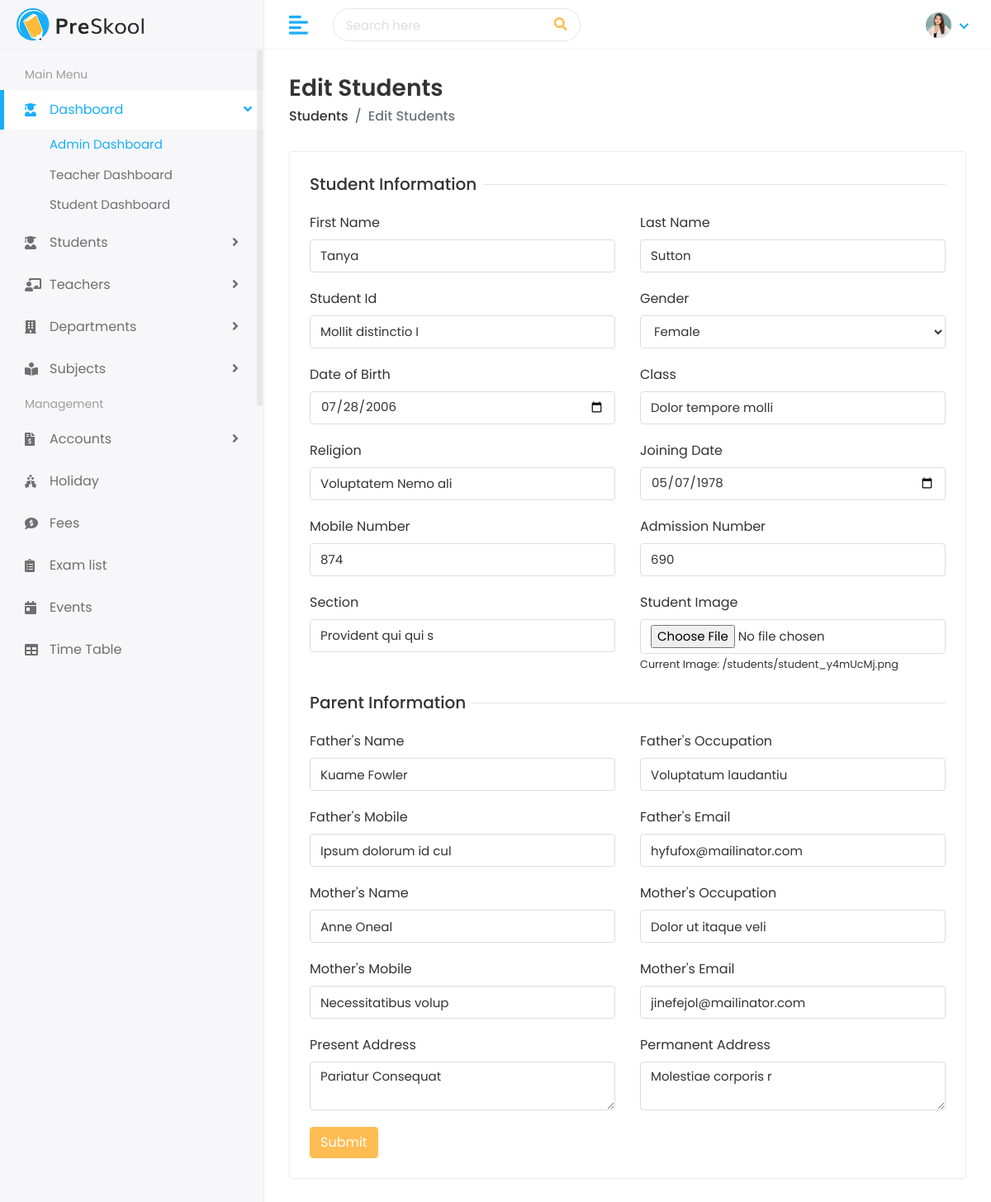
The page /student/edit/tanya-sutton-mollit-distinctio-i/ on the database its author committed.
### student/models.py (models this page shows, shortened)
class Student(models.Model):
    first_name = models.CharField(max_length=100)
    last_name = models.CharField(max_length=100)
    student_id = models.CharField(max_length=20, unique=True)  # Ensure student_id is unique
    gender = models.CharField(max_length=10, choices=[('Male', 'Male'), ('Female', 'Female'), ('Others', 'Others')])
    date_of_birth = models.DateField()
    student_class = models.CharField(max_length=50)
    religion = models.CharField(max_length=50)
    joining_date = models.DateField()
    mobile_number = models.CharField(max_length=15)
    admission_number = models.CharField(max_length=20, unique=True)  # Ensure admission_number is unique
    section = models.CharField(max_length=10)
    student_image = models.ImageField(upload_to='students/', blank=True)
    parent = models.OneToOneField(Parent, on_delete=models.CASCADE)
    slug = models.SlugField(max_length=255, unique=True, blank=True)

class Parent(models.Model):
    father_name = models.CharField(max_length=100)
    father_occupation = models.CharField(max_length=100, blank=True)
    father_mobile = models.CharField(max_length=15)
    father_email = models.EmailField(max_length=100)
    mother_name = models.CharField(max_length=100)
    mother_occupation = models.CharField(max_length=100, blank=True)
    mother_mobile = models.CharField(max_length=15)
    mother_email = models.EmailField(max_length=100)
    present_address = models.TextField()
    permanent_address = models.TextField()

### student/views.py (the view, shortened to what this page needs)
# urls.py: path('edit/<slug:slug>/', views.edit_student, name='edit_student'),
def edit_student(request, slug):
    student = get_object_or_404(Student, slug=slug)
    parent = student.parent if hasattr(student, 'parent') else None
    return render(request, "students/edit-student.html", {'student': student, 'parent': parent})

### templates/students/edit-student.html (shortened to what this page needs)
{% extends 'Home/base.html' %}
{% load static %}
{% block body %}
<div class="page-wrapper">
    <div class="content container-fluid">
        <div class="page-header">
            <div class="row align-items-center">
                <div class="col">
                    <h3 class="page-title">Edit Students</h3>
                    <ul class="breadcrumb">
                        <li class="breadcrumb-item"><a href="/students">Students</a></li>
                        <li class="breadcrumb-item active">Edit Students</li>
                    </ul>
                </div>
            </div>
        </div>
        <div class="row">
            <div class="col-sm-12">
                <div class="card">
                    <div class="card-body">
                        <form method="POST" enctype="multipart/form-data">
                            <div class="row">
                                <div class="col-12">
                                    <h5 class="form-title"><span>Student Information</span></h5>
                                </div>
                                <div class="col-12 col-sm-6">
                                    <div class="form-group">
                                        <label>First Name</label>
                                        <input type="text" name="first_name" class="form-control" value="{{ student.first_name }}">
                                    </div>
                                </div>
                                <div class="col-12 col-sm-6">
                                    <div class="form-group">
                                        <label>Last Name</label>
                                        <input type="text" name="last_name" class="form-control" value="{{ student.last_name }}">
                                    </div>
                                </div>
                                <div class="col-12 col-sm-6">
                                    <div class="form-group">
                                        <label>Student Id</label>
                                        <input type="text" name="student_id" class="form-control" value="{{ student.student_id }}">
                                    </div>
                                </div>
                                <div class="col-12 col-sm-6">
                                    <div class="form-group">
                                        <label>Gender</label>
                                        <select name="gender" class="form-control">
                                            <option value="Female" {% if student.gender == 'Female' %}selected{% endif %}>Female</option>
                                        </select>
                                    </div>
                                </div>
                                <div class="col-12 col-sm-6">
                                    <div class="form-group">
                                        <label>Date of Birth</label>
                                        <input type="date" name="date_of_birth" class="form-control" value="{{ student.date_of_birth|date:'Y-m-d' }}">
                                    </div>
                                </div>
                                <div class="col-12 col-sm-6">
                                    <div class="form-group">
                                        <label>Class</label>
                                        <input type="text" name="student_class" class="form-control" value="{{ student.student_class }}">
                                    </div>
                                </div>
                                <div class="col-12 col-sm-6">
                                    <div class="form-group">
                                        <label>Religion</label>
                                        <input type="text" name="religion" class="form-control" value="{{ student.religion }}">
                                    </div>
                                </div>
                                <div class="col-12 col-sm-6">
                                    <div class="form-group">
                                        <label>Joining Date</label>
                                        <input type="date" name="joining_date" class="form-control" value="{{ student.joining_date|date:'Y-m-d' }}">
                                    </div>
                                </div>
                                <div class="col-12 col-sm-6">
                                    <div class="form-group">
                                        <label>Mobile Number</label>
                                        <input type="text" name="mobile_number" class="form-control" value="{{ student.mobile_number }}">
                                    </div>
                                </div>
                                <div class="col-12 col-sm-6">
                                    <div class="form-group">
                                        <label>Admission Number</label>
                                        <input type="text" name="admission_number" class="form-control" value="{{ student.admission_number }}">
                                    </div>
                                </div>
                                <div class="col-12 col-sm-6">
                                    <div class="form-group">
                                        <label>Section</label>
                                        <input type="text" name="section" class="form-control" value="{{ student.section }}">
                                    </div>
                                </div>
                                <div class="col-12 col-sm-6">
                                    <div class="form-group">
                                        <label>Student Image</label>
                                        <input type="file" name="student_image" class="form-control">
                                        <small>Current Image: {{ student.student_image.url }}</small>
                                    </div>
                                </div>
                                <div class="col-12">
                                    <h5 class="form-title"><span>Parent Information</span></h5>
                                </div>
                                <div class="col-12 col-sm-6">
                                    <div class="form-group">
                                        <label>Father's Name</label>
                                        <input type="text" name="father_name" class="form-control" value="{{ parent.father_name }}">
                                    </div>
                                </div>
                                <div class="col-12 col-sm-6">
                                    <div class="form-group">
                                        <label>Father's Occupation</label>
                                        <input type="text" name="father_occupation" class="form-control" value="{{ parent.father_occupation }}">
                                    </div>
                                </div>
                                <div class="col-12 col-sm-6">
                                    <div class="form-group">
                                        <label>Father's Mobile</label>
                                        <input type="text" name="father_mobile" class="form-control" value="{{ parent.father_mobile }}">
                                    </div>
                                </div>
                                <div class="col-12 col-sm-6">
                                    <div class="form-group">
                                        <label>Father's Email</label>
                                        <input type="email" name="father_email" class="form-control" value="{{ parent.father_email }}">
                                    </div>
                                </div>
                                <div class="col-12 col-sm-6">
                                    <div class="form-group">
                                        <label>Mother's Name</label>
                                        <input type="text" name="mother_name" class="form-control" value="{{ parent.mother_name }}">
                                    </div>
                                </div>
                                <div class="col-12 col-sm-6">
                                    <div class="form-group">
                                        <label>Mother's Occupation</label>
                                        <input type="text" name="mother_occupation" class="form-control" value="{{ parent.mother_occupation }}">
                                    </div>
                                </div>
                                <div class="col-12 col-sm-6">
                                    <div class="form-group">
                                        <label>Mother's Mobile</label>
                                        <input type="text" name="mother_mobile" class="form-control" value="{{ parent.mother_mobile }}">
                                    </div>
                                </div>
                                <div class="col-12 col-sm-6">
                                    <div class="form-group">
                                        <label>Mother's Email</label>
                                        <input type="email" name="mother_email" class="form-control" value="{{ parent.mother_email }}">
                                    </div>
                                </div>
                                <div class="col-12 col-sm-6">
                                    <div class="form-group">
                                        <label>Present Address</label>
                                        <textarea name="present_address" class="form-control">{{ parent.present_address }}</textarea>
                                    </div>
                                </div>
                                <div class="col-12 col-sm-6">
                                    <div class="form-group">
                                        <label>Permanent Address</label>
                                        <textarea name="permanent_address" class="form-control">{{ parent.permanent_address }}</textarea>
                                    </div>
                                </div>
                                <div class="col-12">
                                    <button type="submit" class="btn btn-primary">Submit</button>
                                </div>
                            </div>
                        </form>
                    </div>
                </div>
            </div>
        </div>
    </div>
</div>
{% endblock %}

### rows shown on the page
Student: first_name "Tanya", last_name "Sutton", student_id "Mollit distinctio I", gender "Female", date_of_birth "07/28/2006", student_class "Dolor tempore molli", religion "Voluptatem Nemo ali", joining_date "05/07/1978", mobile_number "874", admission_number "690", section "Provident qui qui s", student_image "/students/student_y4mUcMj.png"
Parent: father_name "Kuame Fowler", father_occupation "Voluptatum laudantiu", father_mobile "Ipsum dolorum id cul", father_email "hyfufox@mailinator.com", mother_name "Anne Oneal", mother_occupation "Dolor ut itaque veli", mother_mobile "Necessitatibus volup", mother_email "jinefejol@mailinator.com", present_address "Pariatur Consequat", permanent_address "Molestiae corporis r"
